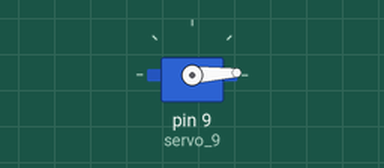
The sketch below on a simulated Arduino Uno, built with avr-gcc and run on an emulated ATmega328P. On the bench: servo.

Above: at 0.05 s.
At 1.55 s:
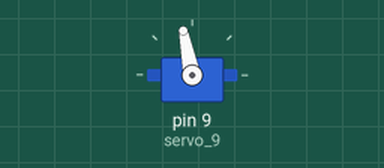
At 3.1 s:
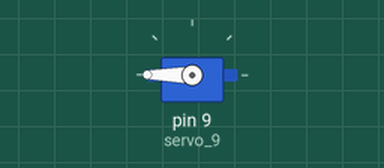
At 6.15 s:
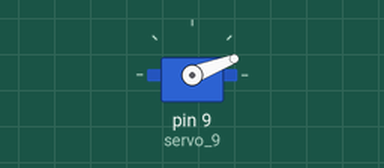
Timing chart, 0 to 9.7 s (numbered marks = the images above):
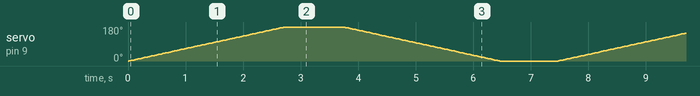

The sketch:

Servo.ino
```cpp
#include <Servo.h>

int pos = 0;

Servo servo_9;

void setup()
{
  servo_9.attach(9);

}

void loop()
{
  // sweep the servo from 0 to 180 degrees in steps
  // of 1 degrees
  for (pos = 0; pos <= 180; pos += 1) {
    // tell servo to go to position in variable 'pos'
    servo_9.write(pos);
    // wait 15 ms for servo to reach the position
    delay(15); // Wait for 15 millisecond(s)
  }
  delay(1000);
  for (pos = 180; pos >= 0; pos -= 1) {
    // tell servo to go to position in variable 'pos'
    servo_9.write(pos);
    // wait 15 ms for servo to reach the position
    delay(15); // Wait for 15 millisecond(s)
  }
  delay(1000);
}
```
